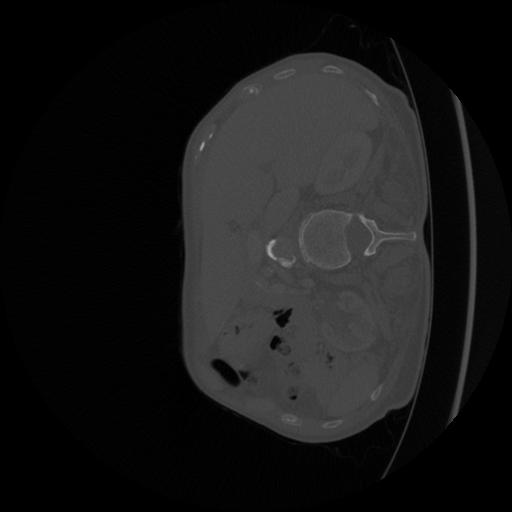
#> input picture tests/input1/dicom.png, 512 x 512 px
$ python -i segmentation_notGit.py   (imports and definitions only)
#> lines starting #> are read from the running program, lines starting #| are printed output that depends on the picture; after the words box and inside, x2 and y2 are one past the last pixel; in counts of white or black regions, pixels touching at a corner belong together
#> further down, picture is the input picture: shape (512, 512, 3); min 0, max 163, mean 23.3
import numpy as np
import cv2
from statistics import geometric_mean


# [144 lines left out: functions read_input, get_contour, avg_segmentation_value, clamp_to_byte, extract_segmentation_as_image, prepare_image and 1 more, not called in this run]


def smooth_edges(image, strength=2):
#> called with strength = 2
    kernel = np.ones((4, 4), np.uint8)

    smoothed = image
    smoothed = cv2.dilate(smoothed, kernel, iterations=1)
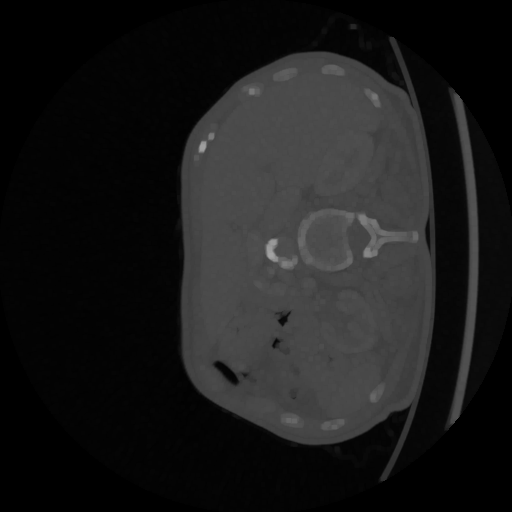
#> smoothed: shape (512, 512, 3); min 0, max 163, mean 26.3

    # smoothed = cv2.morphologyEx(image, cv2.MORPH_OPEN, kernel)
    # for _ in range(strength):
    smoothed = cv2.blur(smoothed, (6, 6))
    #     smoothed = cv2.erode(smoothed, kernel, iterations=1)
    #     smoothed = cv2.dilate(smoothed, kernel, iterations=2)

    #     # smoothed = cv2.dilate(smoothed, kernel, iterations=2)

    ret, smoothed = cv2.threshold(
        smoothed, 128, 255, cv2.THRESH_BINARY)
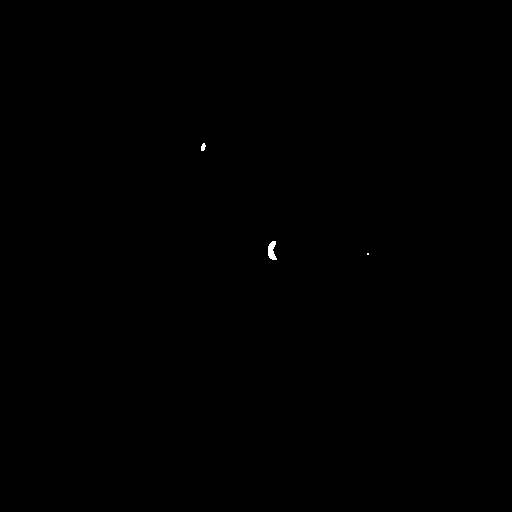
#> smoothed: shape (512, 512, 3); 0.06% white; 3 white regions (1 under 20 px), largest, box (x1, y1, x2, y2) and area: (268, 241, 277, 260) 115, (201, 143, 206, 151) 29

    kernel = cv2.getStructuringElement(cv2.MORPH_ELLIPSE, (10, 10))
    (thresh, binRed) = cv2.threshold(smoothed, 128, 255, cv2.THRESH_BINARY)
    smoothed = cv2.morphologyEx(smoothed, cv2.MORPH_OPEN, kernel, iterations=2)
#> smoothed: shape (512, 512, 3); every value is 0
    smoothed = cv2.morphologyEx(
        smoothed, cv2.MORPH_CLOSE, kernel, iterations=2)

    return smoothed


# [59 lines left out: functions show_segmentation, main, not called in this run]


# [3 lines not run here, left out]

>>> import cv2
>>> picture = cv2.imread('tests/input1/dicom.png')
>>> result = smooth_edges(picture)
